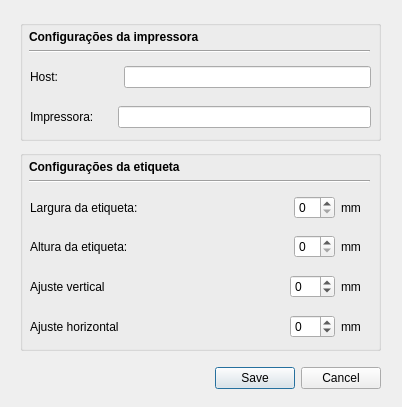
<?xml version="1.0" encoding="UTF-8"?>
<ui version="4.0">
 <class>Dialog</class>
 <widget class="QDialog" name="Dialog">
  <property name="geometry">
   <rect>
    <x>0</x>
    <y>0</y>
    <width>402</width>
    <height>407</height>
   </rect>
  </property>
  <property name="windowTitle">
   <string>Dialog</string>
  </property>
  <widget class="QGroupBox" name="deviceSection">
   <property name="geometry">
    <rect>
     <x>20</x>
     <y>20</y>
     <width>361</width>
     <height>121</height>
    </rect>
   </property>
   <property name="title">
    <string/>
   </property>
   <widget class="QWidget" name="horizontalLayoutWidget">
    <property name="geometry">
     <rect>
      <x>10</x>
      <y>40</y>
      <width>341</width>
      <height>34</height>
     </rect>
    </property>
    <layout class="QHBoxLayout" name="horizontalLayout">
     <item>
      <widget class="QLabel" name="label">
       <property name="text">
        <string>Host:</string>
       </property>
      </widget>
     </item>
     <item>
      <spacer name="horizontalSpacer">
       <property name="orientation">
        <enum>Qt::Horizontal</enum>
       </property>
       <property name="sizeType">
        <enum>QSizePolicy::Preferred</enum>
       </property>
       <property name="sizeHint" stdset="0">
        <size>
         <width>60</width>
         <height>20</height>
        </size>
       </property>
      </spacer>
     </item>
     <item>
      <widget class="QLineEdit" name="lineHost">
       <property name="sizePolicy">
        <sizepolicy hsizetype="Preferred" vsizetype="Fixed">
         <horstretch>70</horstretch>
         <verstretch>0</verstretch>
        </sizepolicy>
       </property>
      </widget>
     </item>
    </layout>
   </widget>
   <widget class="QWidget" name="horizontalLayoutWidget_2">
    <property name="geometry">
     <rect>
      <x>10</x>
      <y>80</y>
      <width>341</width>
      <height>34</height>
     </rect>
    </property>
    <layout class="QHBoxLayout" name="horizontalLayout_2">
     <item>
      <widget class="QLabel" name="label_2">
       <property name="text">
        <string>Impressora:</string>
       </property>
      </widget>
     </item>
     <item>
      <spacer name="horizontalSpacer_2">
       <property name="orientation">
        <enum>Qt::Horizontal</enum>
       </property>
       <property name="sizeType">
        <enum>QSizePolicy::Preferred</enum>
       </property>
       <property name="sizeHint" stdset="0">
        <size>
         <width>18</width>
         <height>20</height>
        </size>
       </property>
      </spacer>
     </item>
     <item>
      <widget class="QLineEdit" name="linePrinter">
       <property name="sizePolicy">
        <sizepolicy hsizetype="Preferred" vsizetype="Fixed">
         <horstretch>70</horstretch>
         <verstretch>0</verstretch>
        </sizepolicy>
       </property>
      </widget>
     </item>
    </layout>
   </widget>
   <widget class="QWidget" name="verticalLayoutWidget">
    <property name="geometry">
     <rect>
      <x>9</x>
      <y>10</y>
      <width>341</width>
      <height>35</height>
     </rect>
    </property>
    <layout class="QVBoxLayout" name="verticalLayout">
     <item>
      <widget class="QLabel" name="label_11">
       <property name="font">
        <font>
         <weight>75</weight>
         <bold>true</bold>
        </font>
       </property>
       <property name="text">
        <string>Configurações da impressora</string>
       </property>
      </widget>
     </item>
     <item>
      <widget class="Line" name="line">
       <property name="orientation">
        <enum>Qt::Horizontal</enum>
       </property>
      </widget>
     </item>
     <item>
      <spacer name="verticalSpacer">
       <property name="orientation">
        <enum>Qt::Vertical</enum>
       </property>
       <property name="sizeHint" stdset="0">
        <size>
         <width>20</width>
         <height>40</height>
        </size>
       </property>
      </spacer>
     </item>
    </layout>
   </widget>
  </widget>
  <widget class="QGroupBox" name="labelSection">
   <property name="geometry">
    <rect>
     <x>20</x>
     <y>150</y>
     <width>361</width>
     <height>201</height>
    </rect>
   </property>
   <property name="title">
    <string/>
   </property>
   <widget class="QWidget" name="horizontalLayoutWidget_3">
    <property name="geometry">
     <rect>
      <x>10</x>
      <y>40</y>
      <width>331</width>
      <height>36</height>
     </rect>
    </property>
    <layout class="QHBoxLayout" name="horizontalLayout_3">
     <item>
      <layout class="QHBoxLayout" name="horizontalLayout_5">
       <item>
        <widget class="QLabel" name="label_3">
         <property name="text">
          <string>Largura da etiqueta:</string>
         </property>
        </widget>
       </item>
       <item>
        <spacer name="horizontalSpacer_3">
         <property name="orientation">
          <enum>Qt::Horizontal</enum>
         </property>
         <property name="sizeHint" stdset="0">
          <size>
           <width>40</width>
           <height>20</height>
          </size>
         </property>
        </spacer>
       </item>
       <item>
        <widget class="QSpinBox" name="spinLabelWidth"/>
       </item>
       <item>
        <widget class="QLabel" name="label_4">
         <property name="text">
          <string>mm</string>
         </property>
        </widget>
       </item>
      </layout>
     </item>
    </layout>
   </widget>
   <widget class="QWidget" name="horizontalLayoutWidget_4">
    <property name="geometry">
     <rect>
      <x>10</x>
      <y>80</y>
      <width>331</width>
      <height>34</height>
     </rect>
    </property>
    <layout class="QHBoxLayout" name="horizontalLayout_4">
     <item>
      <widget class="QLabel" name="label_5">
       <property name="text">
        <string>Altura da etiqueta:</string>
       </property>
      </widget>
     </item>
     <item>
      <spacer name="horizontalSpacer_4">
       <property name="orientation">
        <enum>Qt::Horizontal</enum>
       </property>
       <property name="sizeHint" stdset="0">
        <size>
         <width>40</width>
         <height>20</height>
        </size>
       </property>
      </spacer>
     </item>
     <item>
      <widget class="QSpinBox" name="spinLabelHeight"/>
     </item>
     <item>
      <widget class="QLabel" name="label_6">
       <property name="text">
        <string>mm</string>
       </property>
      </widget>
     </item>
    </layout>
   </widget>
   <widget class="QWidget" name="horizontalLayoutWidget_6">
    <property name="geometry">
     <rect>
      <x>10</x>
      <y>120</y>
      <width>331</width>
      <height>34</height>
     </rect>
    </property>
    <layout class="QHBoxLayout" name="horizontalLayout_6">
     <item>
      <widget class="QLabel" name="label_7">
       <property name="text">
        <string>Ajuste vertical</string>
       </property>
      </widget>
     </item>
     <item>
      <spacer name="horizontalSpacer_5">
       <property name="orientation">
        <enum>Qt::Horizontal</enum>
       </property>
       <property name="sizeHint" stdset="0">
        <size>
         <width>40</width>
         <height>20</height>
        </size>
       </property>
      </spacer>
     </item>
     <item>
      <widget class="QSpinBox" name="spinVerticalAdj">
       <property name="minimum">
        <number>-99</number>
       </property>
       <property name="maximum">
        <number>99</number>
       </property>
      </widget>
     </item>
     <item>
      <widget class="QLabel" name="label_9">
       <property name="text">
        <string>mm</string>
       </property>
      </widget>
     </item>
    </layout>
   </widget>
   <widget class="QWidget" name="horizontalLayoutWidget_7">
    <property name="geometry">
     <rect>
      <x>10</x>
      <y>160</y>
      <width>331</width>
      <height>34</height>
     </rect>
    </property>
    <layout class="QHBoxLayout" name="horizontalLayout_7">
     <item>
      <widget class="QLabel" name="label_8">
       <property name="text">
        <string>Ajuste horizontal</string>
       </property>
      </widget>
     </item>
     <item>
      <spacer name="horizontalSpacer_6">
       <property name="orientation">
        <enum>Qt::Horizontal</enum>
       </property>
       <property name="sizeHint" stdset="0">
        <size>
         <width>40</width>
         <height>20</height>
        </size>
       </property>
      </spacer>
     </item>
     <item>
      <widget class="QSpinBox" name="spinHorizontalAdj">
       <property name="minimum">
        <number>-99</number>
       </property>
      </widget>
     </item>
     <item>
      <widget class="QLabel" name="label_10">
       <property name="text">
        <string>mm</string>
       </property>
      </widget>
     </item>
    </layout>
   </widget>
   <widget class="QWidget" name="verticalLayoutWidget_2">
    <property name="geometry">
     <rect>
      <x>9</x>
      <y>10</y>
      <width>341</width>
      <height>35</height>
     </rect>
    </property>
    <layout class="QVBoxLayout" name="verticalLayout_2">
     <item>
      <widget class="QLabel" name="label_12">
       <property name="font">
        <font>
         <weight>75</weight>
         <bold>true</bold>
        </font>
       </property>
       <property name="text">
        <string>Configurações da etiqueta</string>
       </property>
      </widget>
     </item>
     <item>
      <widget class="Line" name="line_2">
       <property name="orientation">
        <enum>Qt::Horizontal</enum>
       </property>
      </widget>
     </item>
     <item>
      <spacer name="verticalSpacer_2">
       <property name="orientation">
        <enum>Qt::Vertical</enum>
       </property>
       <property name="sizeHint" stdset="0">
        <size>
         <width>20</width>
         <height>40</height>
        </size>
       </property>
      </spacer>
     </item>
    </layout>
   </widget>
  </widget>
  <widget class="QWidget" name="horizontalLayoutWidget_8">
   <property name="geometry">
    <rect>
     <x>20</x>
     <y>360</y>
     <width>361</width>
     <height>36</height>
    </rect>
   </property>
   <layout class="QHBoxLayout" name="horizontalLayout_9">
    <item>
     <widget class="QDialogButtonBox" name="btnSave">
      <property name="standardButtons">
       <set>QDialogButtonBox::Cancel|QDialogButtonBox::Save</set>
      </property>
      <property name="centerButtons">
       <bool>false</bool>
      </property>
     </widget>
    </item>
   </layout>
  </widget>
 </widget>
 <resources/>
 <connections/>
</ui>
